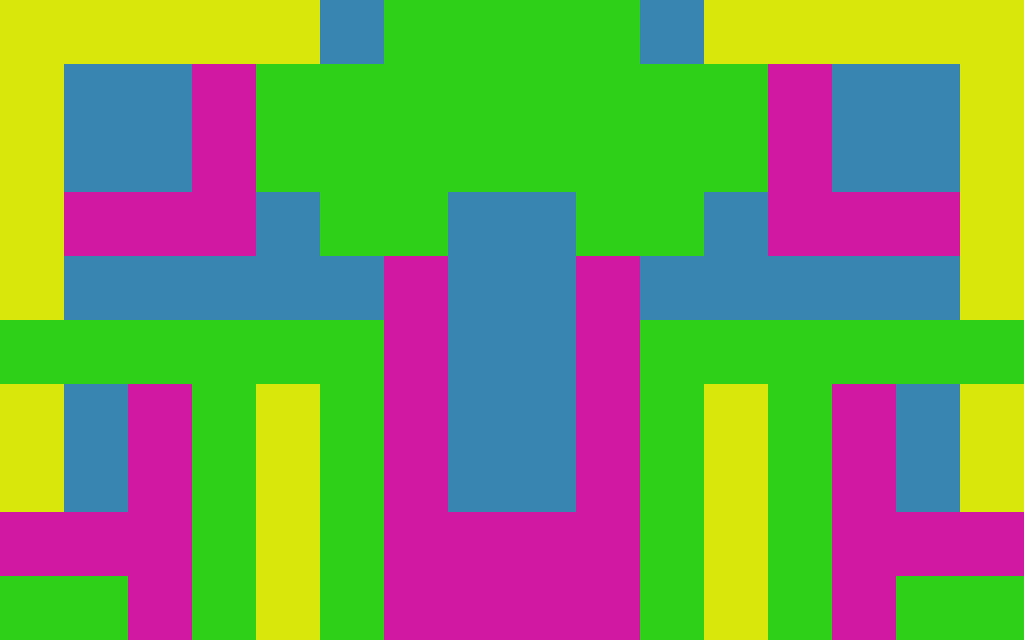

A 2D game scene composited from a Tiled map and its tileset images. What follows is a short description and the map's XML, with each tile layer's data collapsed to a summary:
An orthogonal 16x10 tile map with 64x64 px tiles, 4 tile layers (Tile Layer 1, Tile Layer 2, Tile Layer 3, Tile Layer 4).

<map version="1.0" orientation="orthogonal" renderorder="right-down" width="16" height="10" tilewidth="64" tileheight="64">
 <properties>
  <property name="maxMoves" value="5" />
 </properties>
 <tileset firstgid="1" name="tiles" tilewidth="64" tileheight="64">
  <image source="tiles.jpg" width="640" height="128" />
 </tileset>
 <layer name="Tile Layer 1" width="16" height="10">
  <data>[160 cells, 38 non-empty, 1 distinct tile ids]</data>
 </layer>
 <layer name="Tile Layer 2" width="16" height="10">
  <data>[160 cells, 56 non-empty, 1 distinct tile ids]</data>
 </layer>
 <layer name="Tile Layer 3" width="16" height="10">
  <data>[160 cells, 36 non-empty, 1 distinct tile ids]</data>
 </layer>
 <layer name="Tile Layer 4" width="16" height="10">
  <data>[160 cells, 30 non-empty, 1 distinct tile ids]</data>
 </layer>
</map>
